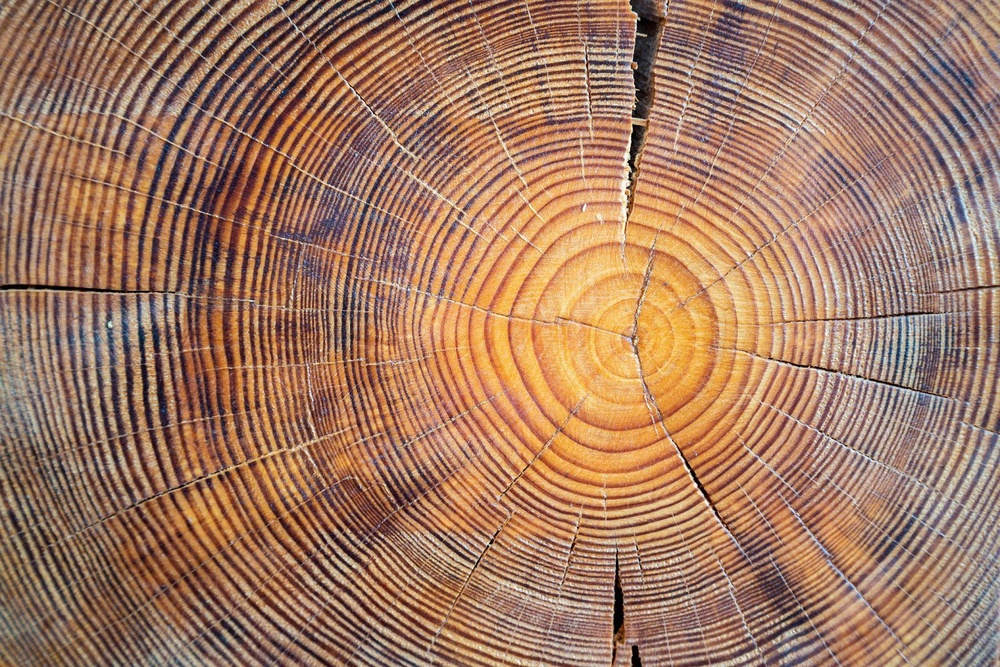
#> input picture class_exercises/external_examples/cut_tree.jpg, 1000 x 667 px, shrunk from 1600 x 1067 before the run
$ python mascara.py ../../class_exercises/external_examples/cut_tree.jpg
#> lines starting #> are read from the running program, lines starting #| are printed output that depends on the picture
#> in main, imagen_original is the input picture: PIL image 1000x667 RGB; mean R, G, B 162.7, 122.2, 98.5
#from Tkinter import *
try:
    # for Python2
    from Tkinter import *   ## notice capitalized T in Tkinter
except ImportError:
    # for Python3
    from tkinter import *
from PIL import Image, ImageTk
import math
import sys


def convolucion(imagen_original,mascara):
    x, y = imagen_original.size
    pos = imagen_original.load()
    nueva_imagen = Image.new("RGB", (x,y))
    pos_nueva = nueva_imagen.load()
    for i in range(x):
        for j in range(y):
            total = 0
            for n in range(i-1, i+2):
                for m in range(j-1, j+2):
                    try:
                        if n >= 0 and m >= 0 and n < x and m < y:
                            total += mascara[n - (i - 1)][ m - (j - 1)] * pos[n, m][1]
                    except IndexError:
                        total += 0
                        pos_nueva[i,j] = total
            pos_nueva[i, j] = (total, total, total)
    nueva_imagen.save("convolucion.png")
    return nueva_imagen


def otro_gris(imagen_original):
    #escala de grises
    #toma el valor maximo del rgb de cada pixel

    x, y = imagen_original.size
#> x = 1000; y = 667
    imagen_gris = Image.new("RGB", (x,y))
#> imagen_gris: PIL image 1000x667 RGB; every value is 0
    pixeles = []

    for a in range(y):
        for b in range(x):
            r, g, b = imagen_original.getpixel((b, a))
            rgb = (r, g, b)
                #se elige el valor mas grande
            maximo = max(rgb)
            data = (maximo, maximo, maximo)
            pixeles.append(data)
#> after the loop, pixeles = 667000 items
    imagen_gris.putdata(pixeles)
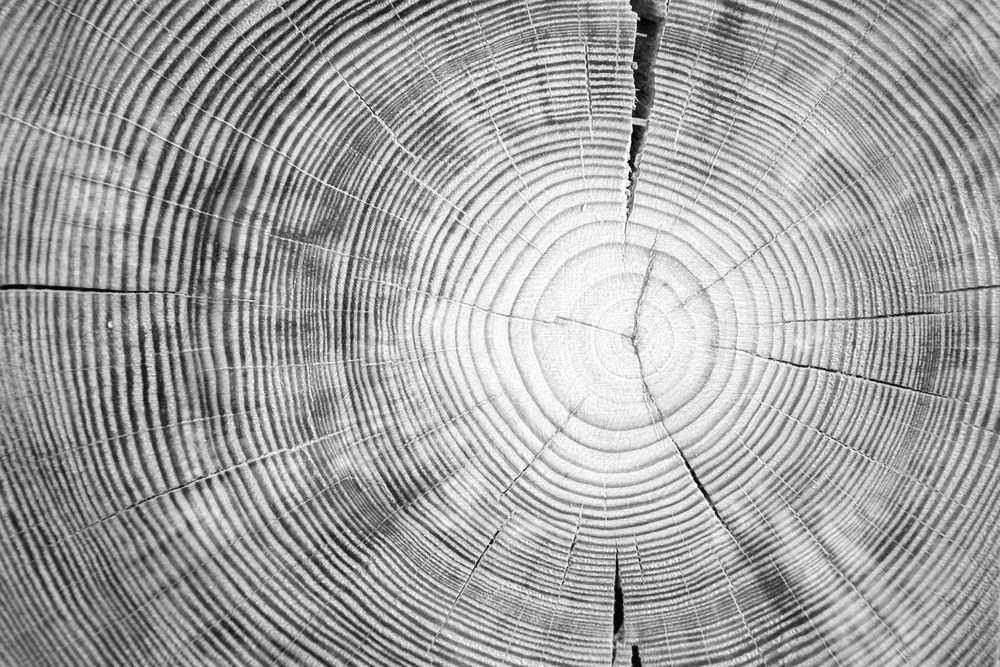
#> imagen_gris: PIL image 1000x667 RGB; min 0, max 255, mean 163
    imagen_gris.save("imagen_gris.png")
    return imagen_gris

def normalizar(imagen_original):
    x, y = imagen_original.size
#> x = 1000; y = 667
    imagen_normalizada = Image.new("RGB", (x, y))
    pixeles = []
    for a in range(y):
        for b in range(x):
            pix = imagen_original.getpixel((b, a))[0]
            pixeles.append(pix)
#> after the loop, pixeles = 667000 items
    maximo = max(pixeles)
#> maximo = 255
    minimo = min(pixeles)
#> minimo = 0
    print(maximo)
#| 255
    print(minimo)
#| 0
    l = 256.0/(maximo - minimo)
#> l = 1
    pixeles = []
    for a in range(y):
        for b in range(x):
            pix = imagen_original.getpixel((b, a))[0]
            nuevo_pix = int(math.floor((pix-minimo)*l))
            pixeles.append((nuevo_pix, nuevo_pix, nuevo_pix))
    imagen_normalizada.putdata(pixeles)
    imagen_normalizada.save("imagen_normalizada.png")
    return imagen_normalizada


def main():
    """funcion principal
    """
    try:
    	imagen_inicial = sys.argv[1]
    	print(imagen_inicial)
    	imagen_original = Image.open(imagen_inicial)
    	imagen_original = imagen_original.convert('RGB')
    except:
        print("selecciona la imagen")
        return
    imagen_b = otro_gris(imagen_original)
    nueva = normalizar(imagen_b)
    mascara1 = [[-1,0,1],[-2,0,2],[-1,0,1]]#mascara sobel horizontal
    mascara2 = [[1,1,1],[0,0,0],[-1,-1,-1]]#mascara sobel vertical
    mascara3 = [[1,1,1],[-1,-2,1],[-1,-1,1]]#mascara prewitt h
    mascara4 = [[-1,1,1],[-1,-2,1],[-1,1,1]]#mascara prewitt v
    mascara5 = [[0, 1], [-1, 0]]#roberts hor
    mascara6 = [[1, 0], [0, -1]]#roberts ver
    # [9 lines of commented-out code are left out]

    nueva = convolucion(nueva, mascara5) #aplica convolucion #no aplicado
#> in convolucion, `nueva_imagen.save("convolucion.png")`:
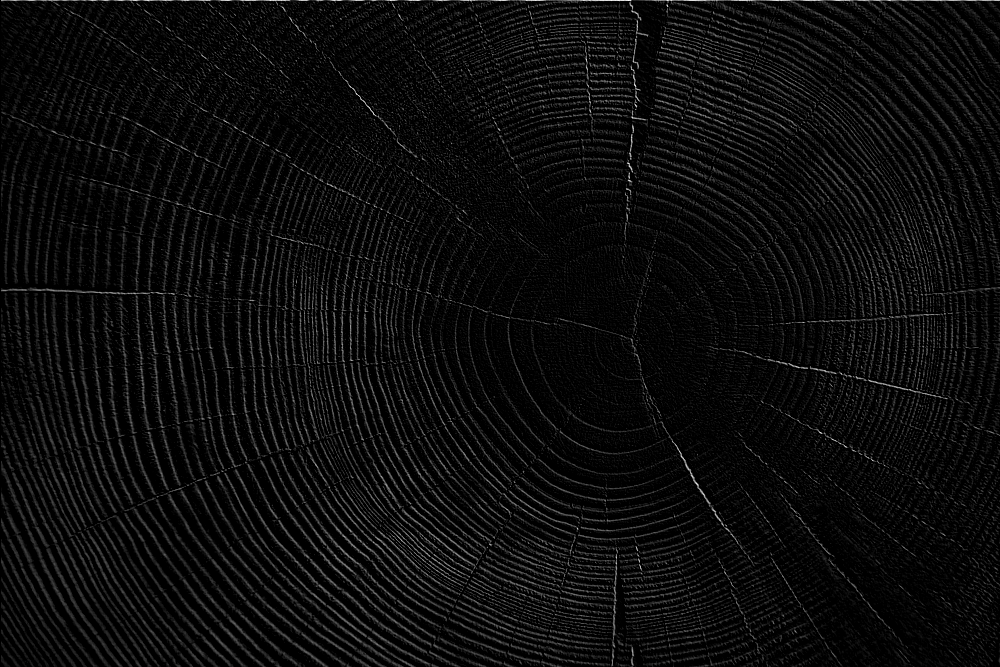
#> saved as convolucion.png: PIL image 1000x667 RGB; min 0, max 250, mean 12.6
    nueva.save("roberth.png")
    nueva = convolucion(nueva, mascara6) #aplica convolucion #no aplicado
#> in convolucion (call 2), `nueva_imagen.save("convolucion.png")`:
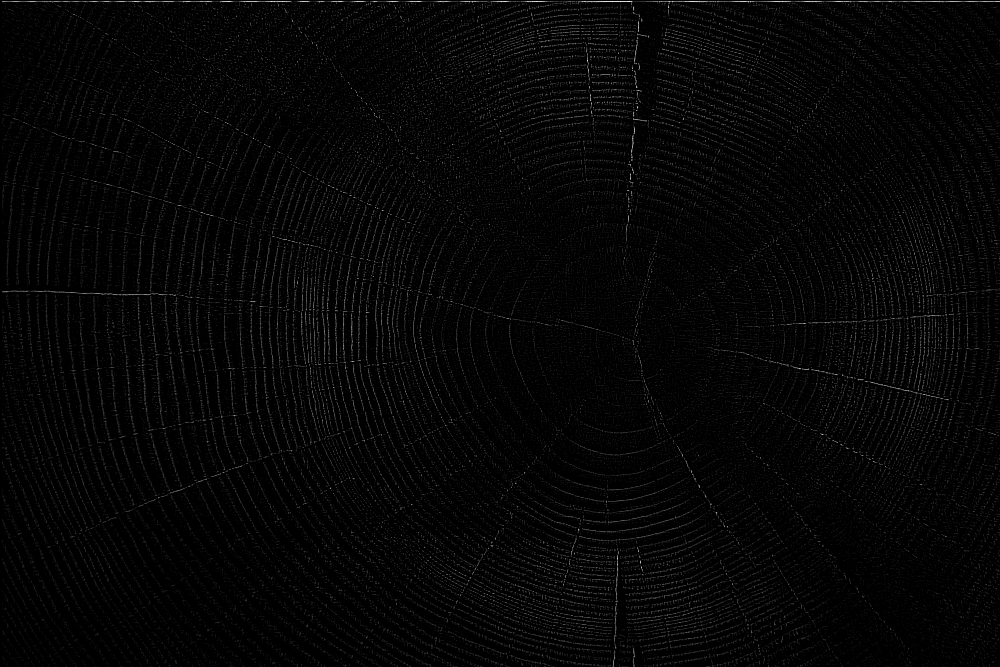
#> saved as convolucion.png: PIL image 1000x667 RGB; min 0, max 250, mean 5.6
    nueva.save("robertv.png")
if __name__ == "__main__":
    main()
